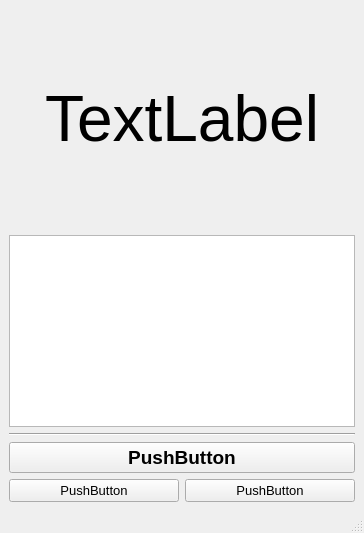
<?xml version="1.0" encoding="UTF-8"?>
<ui version="4.0">
 <class>MainWindow</class>
 <widget class="QMainWindow" name="MainWindow">
  <property name="geometry">
   <rect>
    <x>0</x>
    <y>0</y>
    <width>364</width>
    <height>533</height>
   </rect>
  </property>
  <property name="windowTitle">
   <string>Секундомер</string>
  </property>
  <widget class="QWidget" name="centralwidget">
   <layout class="QGridLayout" name="gridLayout">
    <item row="4" column="0" colspan="2">
     <widget class="Line" name="line">
      <property name="orientation">
       <enum>Qt::Orientation::Horizontal</enum>
      </property>
     </widget>
    </item>
    <item row="6" column="0">
     <widget class="QPushButton" name="pb_clear">
      <property name="font">
       <font>
        <pointsize>10</pointsize>
       </font>
      </property>
      <property name="text">
       <string>PushButton</string>
      </property>
     </widget>
    </item>
    <item row="0" column="0">
     <spacer name="verticalSpacer">
      <property name="orientation">
       <enum>Qt::Orientation::Vertical</enum>
      </property>
      <property name="sizeHint" stdset="0">
       <size>
        <width>20</width>
        <height>40</height>
       </size>
      </property>
     </spacer>
    </item>
    <item row="1" column="0" colspan="2">
     <widget class="QLabel" name="l_time">
      <property name="font">
       <font>
        <pointsize>48</pointsize>
       </font>
      </property>
      <property name="text">
       <string>TextLabel</string>
      </property>
      <property name="alignment">
       <set>Qt::AlignmentFlag::AlignCenter</set>
      </property>
     </widget>
    </item>
    <item row="5" column="0" colspan="2">
     <widget class="QPushButton" name="pb_startStop">
      <property name="font">
       <font>
        <pointsize>14</pointsize>
        <bold>true</bold>
       </font>
      </property>
      <property name="text">
       <string>PushButton</string>
      </property>
     </widget>
    </item>
    <item row="6" column="1">
     <widget class="QPushButton" name="pb_lap">
      <property name="font">
       <font>
        <pointsize>10</pointsize>
       </font>
      </property>
      <property name="text">
       <string>PushButton</string>
      </property>
     </widget>
    </item>
    <item row="3" column="0" colspan="2">
     <widget class="QTextBrowser" name="tb_browser"/>
    </item>
    <item row="2" column="0">
     <spacer name="verticalSpacer_2">
      <property name="orientation">
       <enum>Qt::Orientation::Vertical</enum>
      </property>
      <property name="sizeHint" stdset="0">
       <size>
        <width>20</width>
        <height>40</height>
       </size>
      </property>
     </spacer>
    </item>
   </layout>
  </widget>
  <widget class="QMenuBar" name="menubar">
   <property name="geometry">
    <rect>
     <x>0</x>
     <y>0</y>
     <width>364</width>
     <height>21</height>
    </rect>
   </property>
  </widget>
  <widget class="QStatusBar" name="statusbar"/>
 </widget>
 <resources/>
 <connections/>
</ui>
